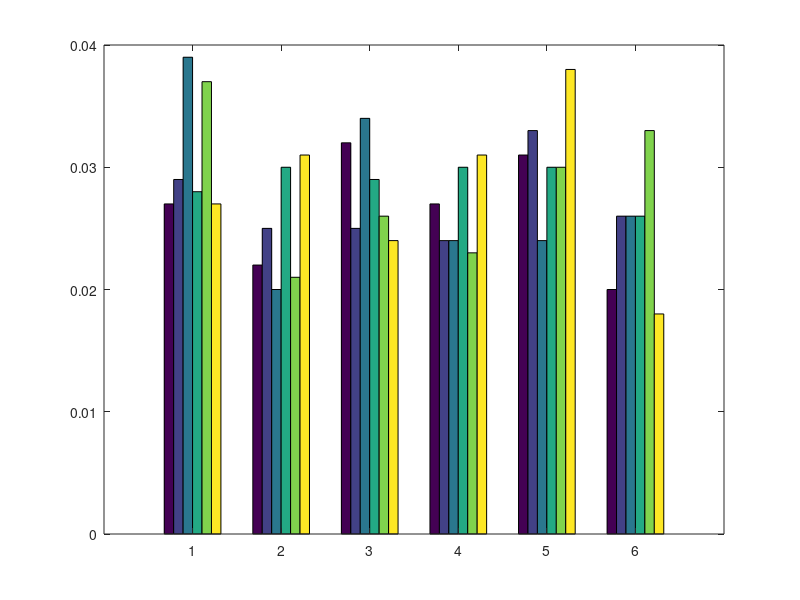
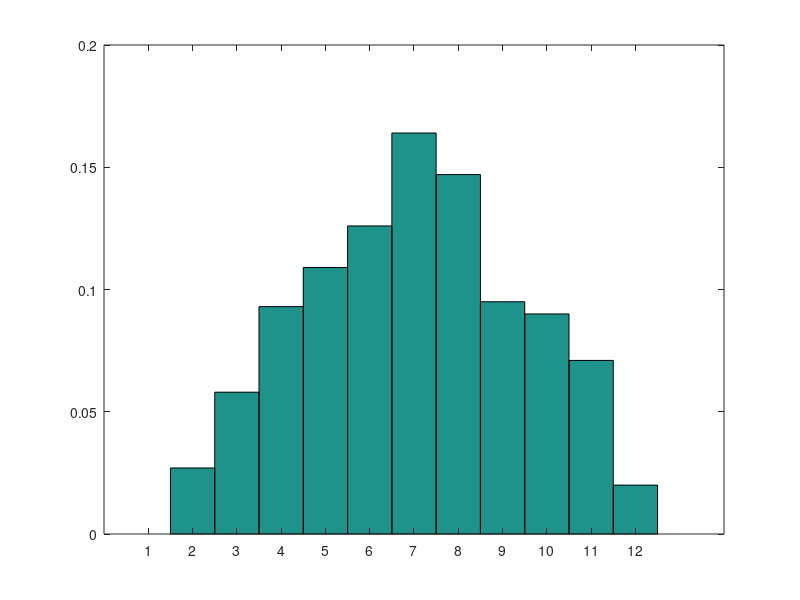

MATLAB code for these plots, in order:
clear;clc;
N=1000;

%3a

dice_throws=zeros(6,6);
x=ceil(6*rand(N,1));
y=ceil(6*rand(N,1));

for i=1:N
   dice_throws(x(i),y(i))=dice_throws(x(i),y(i))+1; 
end
prob_throws=dice_throws/N;
disp(prob_throws);
figure
bar(prob_throws,'hist');

%3b
x=ceil(6*rand(N,1));
y=ceil(6*rand(N,1));
dice_throws=zeros(1,12);
for i=1:N
    sum=x(i)+y(i);
   dice_throws(sum)=dice_throws(sum)+1; 
end
prob_throws=dice_throws/N;
disp(prob_throws);
figure
bar(prob_throws,'hist');

format long

%4b gradient descent
lr=0.02;
x=0;
reps=1;
new_x=x-lr*(4*(x-5)^3+3);
disp(abs(new_x-x));
while (abs(new_x-x)>(10^(-6)))
    x=new_x;
    new_x=x-lr*(4*(x-5)^3+3);
    disp(new_x);
    reps=reps+1;
end
disp(new_x);
disp(reps);


%4c

x=0;
reps=1;
new_x=x-1/(((x-5)^2)*12)*(4*(x-5)^3+3);
disp(abs(new_x-x));
while (abs(new_x-x)>(10^(-6)))
    x=new_x;
    new_x=x-1/(((x-5)^2)*12)*(4*(x-5)^3+3);
    disp(new_x);
    reps=reps+1;
end
disp(new_x);
disp(reps);
%}
